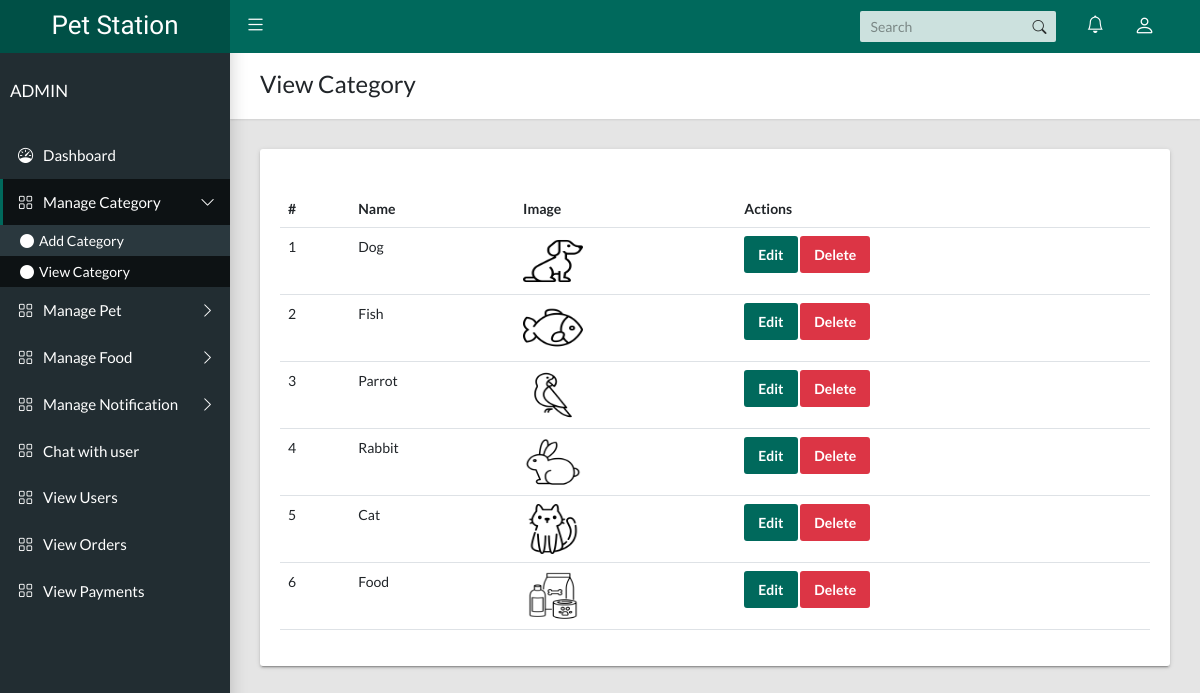
Page /adminviewsCategory on the committed database.
### Pet_Station/models.py (models this page shows, shortened)
class Categories(models.Model):
    category_name=models.CharField(max_length=100)
    category_image=models.ImageField(upload_to='images/',max_length=500)
    category_status=models.CharField(max_length=100)

### Pet_Station/views.py (the view)
# urls.py: path("adminviewsCategory",views.adminviewsCategory,name="adminviewsCategory"),
def adminviewsCategory(request):
    data=Categories.objects.all()
    return render(request,'view_categories.html',{'data':data})

### Pet_Station/templates/view_categories.html (shortened to what this page needs)
<!DOCTYPE html>
<html lang="en">
  <head>
    <link rel="stylesheet" type="text/css" href="../static/docs/css/main.css">
    <link rel="stylesheet" type="text/css" href="https://cdn.jsdelivr.net/npm/bootstrap-icons@1.10.5/font/bootstrap-icons.css">
  </head>
  <body class="app sidebar-mini">
    <header class="app-header"><a class="app-header__logo" href="index.html">Pet Station</a>
      <a class="app-sidebar__toggle" href="#" data-toggle="sidebar" aria-label="Hide Sidebar"></a>
      <ul class="app-nav">
        <li class="app-search">
          <input class="app-search__input" type="search" placeholder="Search">
          <button class="app-search__button"><i class="bi bi-search"></i></button>
        </li>
        <li class="dropdown"><a class="app-nav__item" href="#" data-bs-toggle="dropdown" aria-label="Show notifications"><i class="bi bi-bell fs-5"></i></a>
        </li>
        <li class="dropdown"><a class="app-nav__item" href="#" data-bs-toggle="dropdown" aria-label="Open Profile Menu"><i class="bi bi-person fs-4"></i></a>
        </li>
      </ul>
    </header>
    <aside class="app-sidebar">
      <div class="app-sidebar__user">
        <div>
          <p class="app-sidebar__user-name">ADMIN</p>
        </div>
      </div>
      <ul class="app-menu">
        <li><a class="app-menu__item" href="{% url 'dashboard' %}"><i class="app-menu__icon bi bi-speedometer"></i><span class="app-menu__label">Dashboard</span></a></li>
        <li class="treeview is-expanded"><a class="app-menu__item" href="#" data-toggle="treeview"><i class="app-menu__icon bi bi-grid"></i><span class="app-menu__label">Manage Category</span><i class="treeview-indicator bi bi-chevron-right"></i></a>
          <ul class="treeview-menu">
            <li><a class="treeview-item" href="{% url 'add_category' %}"><i class="icon bi bi-circle-fill"></i> Add Category</a></li>
            <li><a class="treeview-item active" href="{% url 'adminviewsCategory' %}"><i class="icon bi bi-circle-fill"></i> View Category</a></li>
          </ul>
        </li>
        <li class="treeview"><a class="app-menu__item" href="#" data-toggle="treeview"><i class="app-menu__icon bi bi-grid"></i><span class="app-menu__label">Manage Pet</span><i class="treeview-indicator bi bi-chevron-right"></i></a>
        </li>
        <li class="treeview"><a class="app-menu__item" href="#" data-toggle="treeview"><i class="app-menu__icon bi bi-grid"></i><span class="app-menu__label">Manage Food</span><i class="treeview-indicator bi bi-chevron-right"></i></a>
        </li>
        <li class="treeview"><a class="app-menu__item" href="#" data-toggle="treeview"><i class="app-menu__icon bi bi-grid"></i><span class="app-menu__label">Manage Notification</span><i class="treeview-indicator bi bi-chevron-right"></i></a>
      </li>
      <li><a class="app-menu__item" href="{% url 'viewChat' %}"><i class="app-menu__icon bi bi-grid"></i><span class="app-menu__label">Chat with user</span></a></li>
        <li><a class="app-menu__item" href="{% url 'viewUsers' %}"><i class="app-menu__icon bi bi-grid"></i><span class="app-menu__label">View Users</span></a></li>
        <li><a class="app-menu__item" href="{% url 'viewOrder' %}"><i class="app-menu__icon bi bi-grid"></i><span class="app-menu__label">View Orders</span></a></li>
        <li><a class="app-menu__item" href="{% url 'viewPayment' %}"><i class="app-menu__icon bi bi-grid"></i><span class="app-menu__label">View Payments</span></a></li>
      </ul>
    </aside>
    <main class="app-content">
      <div class="app-title">
        <div>
          <h1> View Category</h1>
        </div>
      </div>
        <div class="col-md-12">
          <div class="tile">
            <br>
            <table class="table table-hover">
              <thead>
                <tr>
                  <th>#</th>
                  <th>Name</th>
                  <th>Image</th>
                  <th>Actions</th>
                </tr>
              </thead>
              <tbody>
                {% for i in data %}
                <tr>
                  <td>{{forloop.counter}}</td>
                  <td>{{i.category_name}}</td>
                  <td><img src="media/{{i.category_image}}" alt="" width="60px" height="50px"></td>
                  <td>
                    <a href="{% url 'adminEditCategory' i.id %}" class="btn btn-primary">Edit</a>
                    <a href="{% url 'deleteCategory' i.id %}" class="btn btn-danger">Delete</a>
                  </td>
                </tr>
                {% endfor %}
              </tbody>
            </table>
          </div>
        </div>
    </main>
  </body>
</html>

### rows in the picture
Categories: category_name "Dog", category_image (picture)
Categories: category_name "Fish", category_image (picture)
Categories: category_name "Parrot", category_image (picture)
Categories: category_name "Rabbit", category_image (picture)
Categories: category_name "Cat", category_image (picture)
Categories: category_name "Food", category_image (picture)
